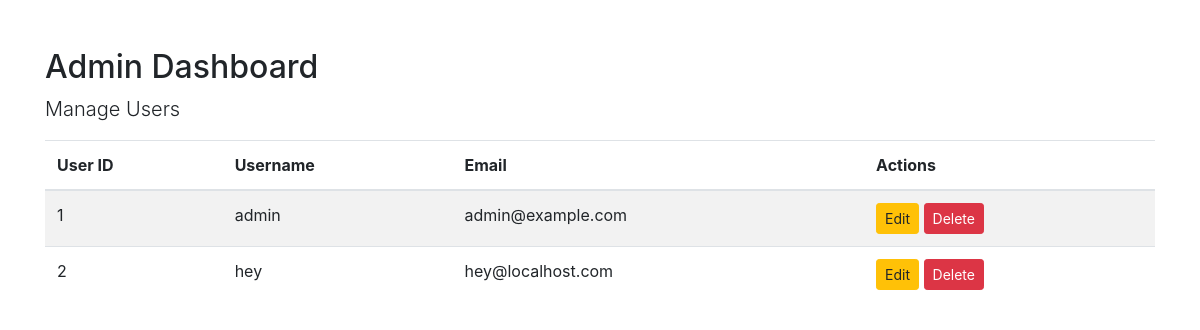
Page /admin_dashboard (signed in) on the committed database.
### app/models/user.py (models this page shows, shortened)
class User(db.Model):
    __tablename__ = "users"
    user_id = db.Column(db.Integer, primary_key=True)
    user_name = db.Column(db.String(100), nullable=False)
    name = db.Column(db.String(100), nullable=False)
    surname = db.Column(db.String(100), nullable=False)
    ddn = db.Column(db.DateTime, nullable=False)
    email = db.Column(db.String(120), unique=True, nullable=False)
    sex = db.Column(db.String(10), nullable=False)
    password = db.Column(db.String(128), nullable=False)
    is_admin = db.Column(db.Boolean, default=False)  # Added is_admin attribute
    created_at = db.Column(db.DateTime, default=func.now())
    updated_at = db.Column(db.DateTime, default=func.now(), onupdate=func.now())
    preferences = db.relationship(
        "Preferences", backref="user", lazy=True
    )  # Establishing a many-to-many relationship with the friendship association table
    friends = relationship(
        "User",
        secondary=friendship_association,  # The association table we created
        primaryjoin=user_id
        == friendship_association.c.user_id,  # Link where the user's `user_id` matches
        secondaryjoin=user_id
        == friendship_association.c.friend_id,  # Link where the friend's `user_id` matches
        backref="friend_of",  # Allows reverse lookup (who has the user as a friend)
        lazy="dynamic",  # Allows us to add a filter later
    )

### app/views.py (the view)
@register_views.route("/admin_dashboard")
def admin_dashboard():
    if "user_id" not in session or not session.get("is_admin"):
        flash("You need admin access to view this page.")
        return redirect(url_for("views.login"))  # Fixed reference to views.login
    users = User.query.all()
    return render_template("admin_dashboard.html", users=users)

### app/templates/admin_dashboard.html (shortened to what this page needs)
<!DOCTYPE html>
<html lang="en">
  <head>
    <link
      rel="stylesheet"
      href="https://maxcdn.bootstrapcdn.com/bootstrap/4.5.2/css/bootstrap.min.css"
    />
  </head>
  <body>
    <div class="container">
      <h2 class="mt-5">Admin Dashboard</h2>
      <p class="lead">Manage Users</p>
      <table class="table table-striped">
        <thead>
          <tr>
            <th>User ID</th>
            <th>Username</th>
            <th>Email</th>
            <th>Actions</th>
          </tr>
        </thead>
        <tbody>
          {% for user in users %}
          <tr>
            <td>{{ user.user_id }}</td>
            <td>{{ user.user_name }}</td>
            <td>{{ user.email }}</td>
            <td>
              <a
                href="{{ url_for('views.modify_user', user_id=user.user_id) }}"
                class="btn btn-warning btn-sm"
                >Edit</a
              >
              <form
                action="{{ url_for('views.delete_user', user_id=user.user_id) }}"
                method="POST"
                style="display: inline"
              >
                <button
                  type="submit"
                  class="btn btn-danger btn-sm"
                  onclick="return confirm('Are you sure you want to delete this user?')"
                >
                  Delete
                </button>
              </form>
            </td>
          </tr>
          {% endfor %}
        </tbody>
      </table>
    </div>
  </body>
</html>

### rows in the picture
User: user_id "1", user_name "admin", email "admin@example.com"
User: user_id "2", user_name "hey", email "hey@localhost.com"
